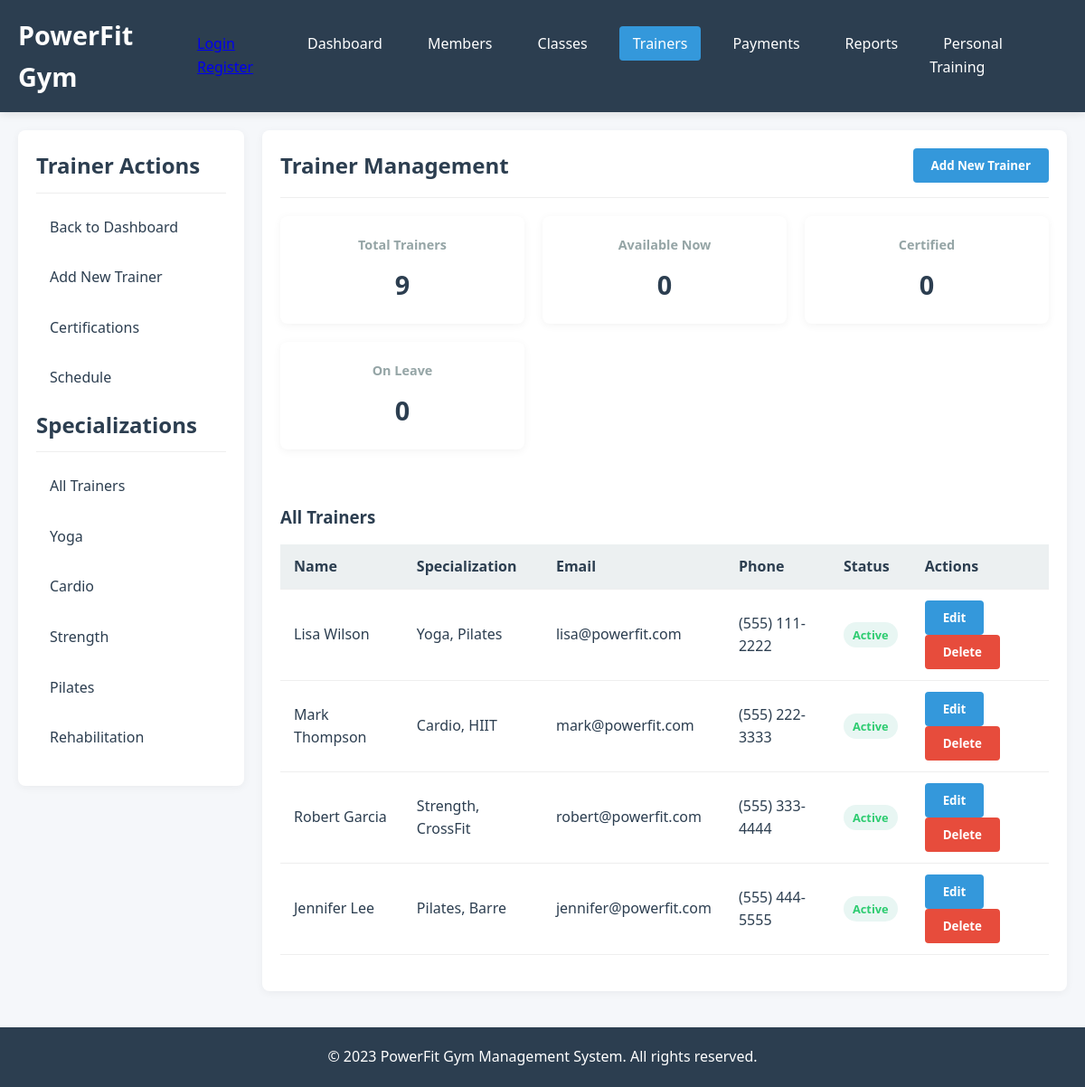
The app's page /trainers/, older data.
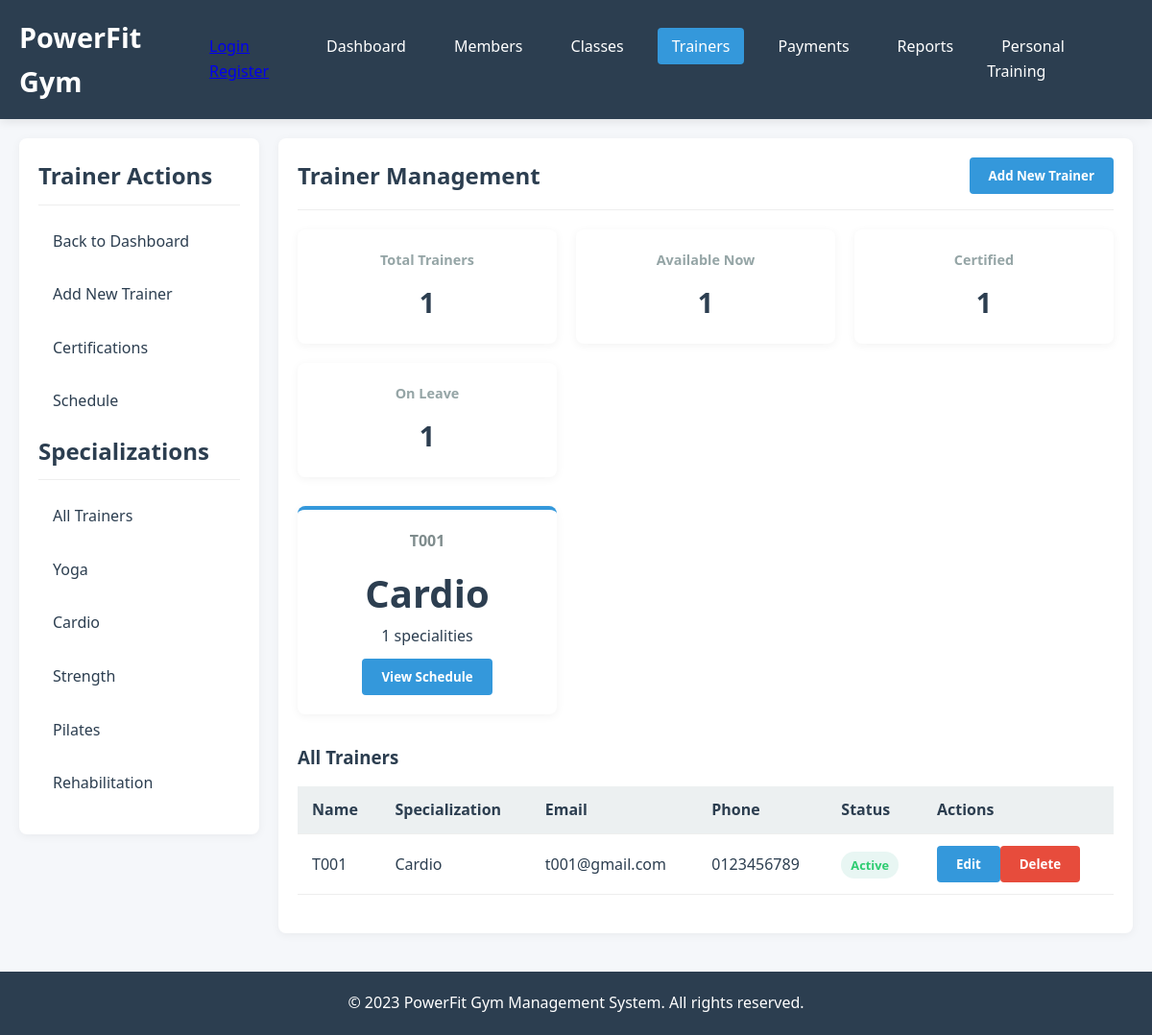
The same page, newer data.
### mainApp/models.py (models this page shows, shortened)
class Trainer(models.Model):
    class Status(models.TextChoices):
        ACTIVE = 'active', 'Active'
        INACTIVE = 'inactive', 'Inactive'
        ON_LEAVE = 'on_leave', 'On Leave'
        SUSPENDED = 'suspended', 'Suspended'
    name = models.CharField(
        max_length=100,
        validators=[MinLengthValidator(2)],
        help_text="Full name of the trainer"
    )
    specialization = models.CharField(
        max_length=200,
        help_text="Trainer's area of expertise (e.g., Yoga, Cardio, Strength Training)"
    )
    email = models.EmailField(
        unique=True,
        max_length=254,
        validators=[RegexValidator(
            regex=r'^[a-zA-Z0-9._%+-]+@[a-zA-Z0-9.-]+\.[a-zA-Z]{2,}$',
            message="Enter a valid email address"
        )],
        help_text="Trainer's email address"
    )
    phone = models.CharField(
        max_length=15,
        validators=[RegexValidator(
            regex=r'^\+?1?\d{9,15}$',
            message="Phone number must be entered in format: '+999999999'. Up to 15 digits allowed."
        )],
        help_text="Trainer's contact number"
    )
    status = models.CharField(
        max_length=20,
        choices=Status.choices,
        default=Status.ACTIVE,
        help_text="Current employment status"
    )
    profile_image = models.ImageField(
        upload_to='trainers/profiles/',
        null=True,
        blank=True,
        help_text="Trainer's profile picture"
    )
    bio = models.TextField(
        max_length=500,
        blank=True,
        null=True,
        help_text="Short biography or description"
    )
    years_of_experience = models.PositiveIntegerField(
        default=0,
        help_text="Number of years of experience"
    )
    certifications = models.TextField(
        blank=True,
        null=True,
        help_text="List of certifications (comma-separated)"
    )
    hire_date = models.DateField(
        default=timezone.now,
        help_text="Date when trainer was hired"
    )
    created_at = models.DateTimeField(auto_now_add=True)
    updated_at = models.DateTimeField(auto_now=True)
    class Meta:
        db_table = 'trainers'
        verbose_name = 'Trainer'
        verbose_name_plural = 'Trainers'
        ordering = ['name']
        indexes = [
            models.Index(fields=['name']),
            models.Index(fields=['email']),
            models.Index(fields=['status']),
            models.Index(fields=['specialization']),
        ]

### mainApp/views.py (the view)
# urls.py: path('trainers/', views.trainers, name='trainers'),
def trainers(request):
  trainers = Trainer.objects.all()
  total_trainers  = Trainer.objects.all().count()
  featured_trainers = Trainer.objects.filter(status = 'active').annotate(
    trainer_specialization = Count("specialization", distinct = True)
  ).order_by(
    "-created_at",
    "-years_of_experience",
    "-trainer_specialization"
  )[:4]
  available_trainers = Trainer.objects.filter(status = "active").count()
  on_leave_trainers = Trainer.objects.filter(status = "active").count()
  context = {"trainers": trainers, "total_trainers": total_trainers, "featured_trainers": featured_trainers, "available_trainers": available_trainers, "on_leave_trainers":on_leave_trainers }
  return render(request, 'mainApp/trainers.html', context)

### templates/mainApp/trainers.html
{% extends 'mainApp/base.html' %}
{% block content %}
<div class="main-content">
    <aside class="sidebar">
        <h2>Trainer Actions</h2>
        <ul class="sidebar-menu">
            <li><a href="{% url 'dashboard' %}">Back to Dashboard</a></li>
            <li><a href="#" id="addTrainerBtn">Add New Trainer</a></li>
            <li><a href="#">Certifications</a></li>
            <li><a href="#">Schedule</a></li>
        </ul>
        <h2>Specializations</h2>
        <ul class="sidebar-menu">
            <li><a href="#">All Trainers</a></li>
            <li><a href="#">Yoga</a></li>
            <li><a href="#">Cardio</a></li>
            <li><a href="#">Strength</a></li>
            <li><a href="#">Pilates</a></li>
            <li><a href="#">Rehabilitation</a></li>
        </ul>
    </aside>
    <main class="content">
        <div class="content-header">
            <h2>Trainer Management</h2>
            <button class="btn" id="addTrainerBtn2">Add New Trainer</button>
        </div>
        <div class="stats-grid">
            <div class="stat-card">
                <h3>Total Trainers</h3>
                <div class="value">{{ total_trainers|default:"9" }}</div>
            </div>
            <div class="stat-card">
                <h3>Available Now</h3>
                <div class="value">{{ available_trainers }}</div>
            </div>
            <div class="stat-card">
                <h3>Certified</h3>
                <div class="value">{{ total_trainers }}</div>
            </div>
            <div class="stat-card">
                <h3>On Leave</h3>
                <div class="value">{{ on_leave_trainers }}</div>
            </div>
        </div>
        <div class="dashboard-cards">
            {% for trainer in featured_trainers %}
            <div class="card">
                <h3>{{ trainer.name }}</h3>
                <div class="number">{{ trainer.specialization }}</div>
                <p>{{ trainer.trainer_specialization }} specialities</p>
                <button class="btn" style="margin-top: 10px;">View Schedule</button>
            </div>
            {% endfor %}
        </div>
        <h3 style="margin: 30px 0 15px;">All Trainers</h3>
        <table>
            <thead>
                <tr>
                    <th>Name</th>
                    <th>Specialization</th>
                    <th>Email</th>
                    <th>Phone</th>
                    <th>Status</th>
                    <th>Actions</th>
                </tr>
            </thead>
            <tbody>
                {% for trainer in trainers %}
                <tr>
                    <td>{{ trainer.name }}</td>
                    <td>{{ trainer.specialization }}</span></td>
                    <td>{{ trainer.email }}</span></td>
                    <td>{{ trainer.phone }}</span></td>
                    <td><span class="status {{ trainer.status }}">{{ trainer.status|title }}</span></span></td>
                    <td><button class="btn">Edit</button><button class="btn btn-danger">Delete</button></span></td>
                </tr>
                {% empty %}
                <tr>
                    <td>Lisa Wilson</span></td>
                    <td>Yoga, Pilates</span></td>
                    <td>lisa@powerfit.com</span></td>
                    <td>(555) 111-2222</span></td>
                    <td><span class="status active">Active</span></span></td>
                    <td><button class="btn">Edit</button><button class="btn btn-danger">Delete</button></span></td>
                </tr>
                <tr>
                    <td>Mark Thompson</span></td>
                    <td>Cardio, HIIT</span></td>
                    <td>mark@powerfit.com</span></td>
                    <td>(555) 222-3333</span></td>
                    <td><span class="status active">Active</span></span></td>
                    <td><button class="btn">Edit</button><button class="btn btn-danger">Delete</button></span></td>
                </tr>
                <tr>
                    <td>Robert Garcia</span></td>
                    <td>Strength, CrossFit</span></td>
                    <td>robert@powerfit.com</span></td>
                    <td>(555) 333-4444</span></td>
                    <td><span class="status active">Active</span></span></td>
                    <td><button class="btn">Edit</button><button class="btn btn-danger">Delete</button></span></td>
                </tr>
                <tr>
                    <td>Jennifer Lee</span></td>
                    <td>Pilates, Barre</span></td>
                    <td>jennifer@powerfit.com</span></td>
                    <td>(555) 444-5555</span></td>
                    <td><span class="status active">Active</span></span></td>
                    <td><button class="btn">Edit</button><button class="btn btn-danger">Delete</button></span></td>
                </tr>
                {% endfor %}
            </tbody>
        </table>
    </main>
</div>
{% endblock %}

### templates/mainApp/base.html (shortened to what this page needs)
{% load static %}
<!doctype html>
<html lang="en">
  <head>
  </head>
  <body>
    <header>
      <div class="container">
        <div class="header-content">
          <div class="logo">
            <h1>PowerFit Gym</h1>
          </div>
          <div class="user-menu">
            {% if user.is_authenticated %}
              <span>Hello, {{ user.username }}</span>
              <a href="{% url 'logout' %}">Logout</a>
            {% else %}
              <a href="{% url 'login' %}">Login</a>
              <a href="{% url 'register' %}">Register</a>
            {% endif %}
</div>
          <nav>
            <ul>
              <li>
                <a
                  href="{% url 'dashboard' %}"
                  class="{% if request.resolver_match.url_name == 'dashboard' %}active{% endif %}"
                  >Dashboard</a
                >
              </li>
              <li>
                <a
                  href="{% url 'members' %}"
                  class="{% if request.resolver_match.url_name == 'members' %}active{% endif %}"
                  >Members</a
                >
              </li>
              <li>
                <a
                  href="{% url 'classes' %}"
                  class="{% if request.resolver_match.url_name == 'classes' %}active{% endif %}"
                  >Classes</a
                >
              </li>
              <li>
                <a
                  href="{% url 'trainers' %}"
                  class="{% if request.resolver_match.url_name == 'trainers' %}active{% endif %}"
                  >Trainers</a
                >
              </li>
              <li>
                <a
                  href="{% url 'payments' %}"
                  class="{% if request.resolver_match.url_name == 'payments' %}active{% endif %}"
                  >Payments</a
                >
              </li>
              <li>
                <a
                  href="{% url 'reports' %}"
                  class="{% if request.resolver_match.url_name == 'reports' %}active{% endif %}"
                  >Reports</a
                >
              </li>
              <li>
                <a
                  href="{% url 'personalized_training' %}"
                  class="{% if request.resolver_match.url_name == 'personalized_training' %}active{% endif %}"
                  >Personal Training</a
                >
              </li>
            </ul>
          </nav>
        </div>
      </div>
    </header>
    <div class="container">{% block content %} {% endblock %}</div>
    <footer>
      <div class="container">
        <p>&copy; 2023 PowerFit Gym Management System. All rights reserved.</p>
      </div>
    </footer>
  </body>
</html>

### templates/mainApp/base.html (style rules this page uses)
:root { --primary: #2c3e50; --secondary: #3498db; --accent: #e74c3c; --light: #ecf0f1; --dark: #2c3e50; --success: #2ecc71; --warning: #f39c12; --danger: #e74c3c; --gray: #95a5a6; }
* { margin: 0; padding: 0; box-sizing: border-box; font-family: "Segoe UI", Tahoma, Geneva, Verdana, sans-serif; }
body { background-color: #f5f7fa; color: var(--dark); line-height: 1.6; }
.container { margin: 0 auto; padding: 0 20px; }
header { background-color: var(--primary); color: white; padding: 1rem 0; box-shadow: 0 2px 10px rgba(0, 0, 0, 0.1); position: sticky; top: 0; z-index: 100; }
.header-content { display: flex; justify-content: space-between; align-items: center; }
.logo { display: flex; align-items: center; gap: 10px; }
.logo h1 { font-size: 1.8rem; font-weight: 700; }
nav ul { display: flex; list-style: none; gap: 20px; }
nav a { color: white; text-decoration: none; padding: 8px 15px; border-radius: 4px; transition: background-color 0.3s; }
nav a:hover, nav a.active { background-color: var(--secondary); }
.main-content { display: flex; margin-top: 20px; gap: 20px; min-height: calc(100vh - 180px); }
.sidebar { flex: 0 0 250px; background-color: white; border-radius: 8px; box-shadow: 0 2px 10px rgba(0, 0, 0, 0.05); padding: 20px; height: fit-content; }
.sidebar h2 { margin-bottom: 15px; padding-bottom: 10px; border-bottom: 1px solid #eee; color: var(--primary); }
.sidebar-menu { list-style: none; }
.sidebar-menu li { margin-bottom: 10px; }
.sidebar-menu a { display: block; padding: 10px 15px; color: var(--dark); text-decoration: none; border-radius: 4px; transition: background-color 0.3s; }
.content { flex: 1; background-color: white; border-radius: 8px; box-shadow: 0 2px 10px rgba(0, 0, 0, 0.05); padding: 20px; }
.content-header { display: flex; justify-content: space-between; align-items: center; margin-bottom: 20px; padding-bottom: 15px; border-bottom: 1px solid #eee; }
.content-header h2 { color: var(--primary); }
.btn { padding: 10px 20px; background-color: var(--secondary); color: white; border: none; border-radius: 4px; cursor: pointer; transition: background-color 0.3s; font-weight: 600; text-decoration: none; display: inline-block; text-align: center; }
.btn-danger { background-color: var(--danger); }
.dashboard-cards { display: grid; grid-template-columns: repeat(auto-fill, minmax(250px, 1fr)); gap: 20px; margin-bottom: 30px; }
.card { background-color: white; border-radius: 8px; box-shadow: 0 2px 10px rgba(0, 0, 0, 0.05); padding: 20px; text-align: center; border-top: 4px solid var(--secondary); }
.card h3 { font-size: 1rem; color: #7f8c8d; margin-bottom: 10px; }
.card .number { font-size: 2.5rem; font-weight: 700; color: var(--primary); }
table { width: 100%; border-collapse: collapse; margin-bottom: 20px; }
table th, table td { padding: 12px 15px; text-align: left; border-bottom: 1px solid #eee; }
table th { background-color: var(--light); color: var(--primary); font-weight: 600; }
.status { padding: 5px 10px; border-radius: 20px; font-size: 0.8rem; font-weight: 600; }
.status.active { background-color: #e8f6f3; color: var(--success); }
footer { background-color: var(--primary); color: white; text-align: center; padding: 20px 0; margin-top: 40px; }
.stats-grid { display: grid; grid-template-columns: repeat(auto-fill, minmax(200px, 1fr)); gap: 20px; margin-bottom: 30px; }
.stat-card { background-color: white; border-radius: 8px; box-shadow: 0 2px 10px rgba(0, 0, 0, 0.05); padding: 20px; text-align: center; }
.stat-card h3 { font-size: 0.9rem; color: var(--gray); margin-bottom: 10px; }
.stat-card .value { font-size: 1.8rem; font-weight: 700; color: var(--primary); }

Row changes from the older to the newer data that the page shows:
added Trainer: name "T001", specialization "Cardio", trainer_specialization "1", email "t001@gmail.com", phone "0123456789", status "Active"
Text that changed along with them:
{{ total_trainers|default:"9" }}: "9" → "1"
{{ available_trainers }}: "0" → "1"
{{ total_trainers }}: "0" → "1"
{{ on_leave_trainers }}: "0" → "1"
text no longer shown: "Lisa Wilson Yoga, Pilates lisa@powerfit.com (555) 111-2222 Active Edit Delete Mark Thompson Cardio, HIIT mark@powerfit.com (555) 222-3333 Active Edit Delete Robert Garcia Strength, CrossFit robert@powerfit.com (555) 333-4444 Active Edit Delete Jennifer Lee Pilates, Barre jennifer@powerfit.com (555) 444-5555 Active Edit Delete"
